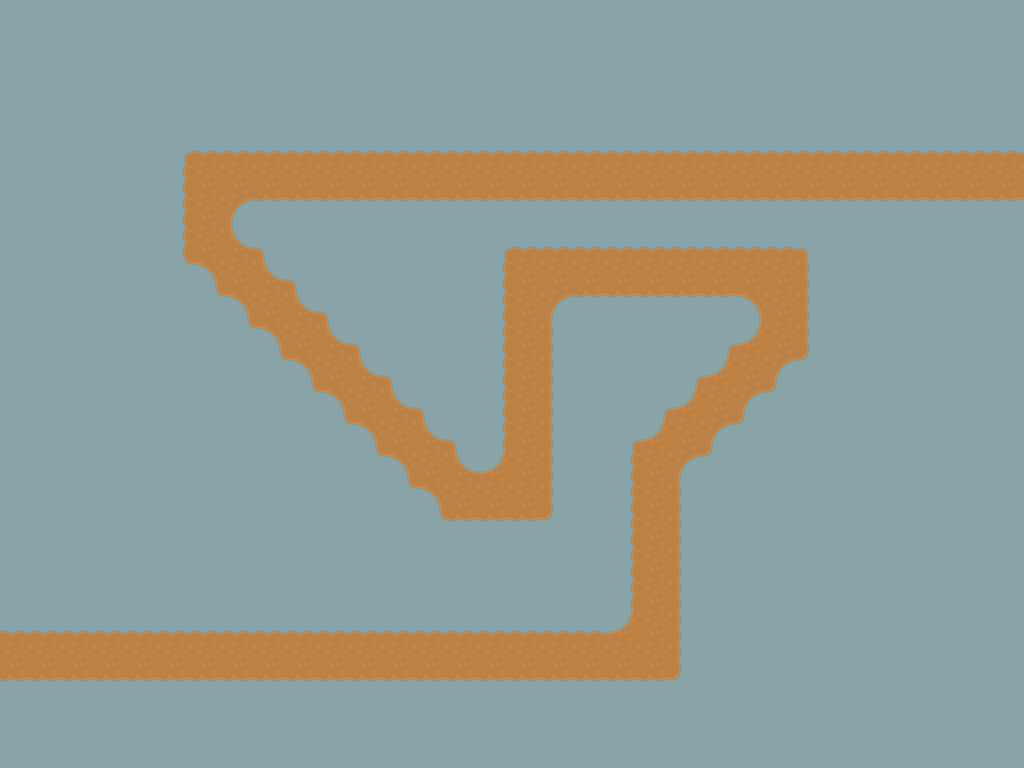

Below is a game level as drawn by its tile map, then a one-line description and the .tmx file that defines it, in full:
An orthogonal 32x24 tile map with 32x32 px tiles, 1 tile layer (Tile Layer 1) and 1 object.

<map version="1.2" tiledversion="1.3.3" orientation="orthogonal" renderorder="right-down" width="32" height="24" tilewidth="32" tileheight="32" infinite="0" nextlayerid="1" nextobjectid="1">
 <tileset firstgid="1" source="sheet2.tsx" />
 <layer id="1" name="Tile Layer 1" width="32" height="24">
  <data encoding="csv">
15,15,15,15,15,15,15,15,15,15,15,15,15,15,15,15,15,15,15,15,15,15,15,15,15,15,15,15,15,15,15,15,
15,15,15,15,15,15,15,15,15,15,15,15,15,15,15,15,15,15,15,15,15,15,15,15,15,15,15,15,15,15,15,15,
15,15,15,15,15,15,15,15,15,15,15,15,15,15,15,15,15,15,15,15,15,15,15,15,15,15,15,15,15,15,15,15,
15,15,15,15,15,15,15,15,15,15,15,15,15,15,15,15,15,15,15,15,15,15,15,15,15,15,15,15,15,15,15,15,
15,15,15,15,15,1,2,2,2,2,2,2,2,2,2,2,2,2,2,2,2,2,2,2,2,2,2,2,2,2,2,2,
15,15,15,15,15,6,7,7,7,7,7,7,7,7,7,7,7,7,7,7,7,7,7,7,7,7,7,7,7,7,7,7,
15,15,15,15,15,6,7,4,12,12,12,12,12,12,12,12,12,12,12,12,12,12,12,12,12,12,12,12,12,12,12,12,
15,15,15,15,15,6,7,9,3,15,15,15,15,15,15,1,2,2,2,2,2,2,2,2,2,3,15,15,15,15,15,15,
15,15,15,15,15,11,5,7,9,3,15,15,15,15,15,6,7,7,7,7,7,7,7,7,7,8,15,15,15,15,15,15,
15,15,15,15,15,15,11,5,7,9,3,15,15,15,15,6,7,4,12,12,12,12,12,5,7,8,15,15,15,15,15,15,
15,15,15,15,15,15,15,11,5,7,9,3,15,15,15,6,7,8,15,15,15,15,1,10,7,8,15,15,15,15,15,15,
15,15,15,15,15,15,15,15,11,5,7,9,3,15,15,6,7,8,15,15,15,1,10,7,4,13,15,15,15,15,15,15,
15,15,15,15,15,15,15,15,15,11,5,7,9,3,15,6,7,8,15,15,1,10,7,4,13,15,15,15,15,15,15,15,
15,15,15,15,15,15,15,15,15,15,11,5,7,9,3,6,7,8,15,1,10,7,4,13,15,15,15,15,15,15,15,15,
15,15,15,15,15,15,15,15,15,15,15,11,5,7,9,10,7,8,15,6,7,4,13,15,15,15,15,15,15,15,15,15,
15,15,15,15,15,15,15,15,15,15,15,15,11,5,7,7,7,8,15,6,7,8,15,15,15,15,15,15,15,15,15,15,
15,15,15,15,15,15,15,15,15,15,15,15,15,11,12,12,12,13,15,6,7,8,15,15,15,15,15,15,15,15,15,15,
15,15,15,15,15,15,15,15,15,15,15,15,15,15,15,15,15,15,15,6,7,8,15,15,15,15,15,15,15,15,15,15,
15,15,15,15,15,15,15,15,15,15,15,15,15,15,15,15,15,15,15,6,7,8,15,15,15,15,15,15,15,15,15,15,
2,2,2,2,2,2,2,2,2,2,2,2,2,2,2,2,2,2,2,10,7,8,15,15,15,15,15,15,15,15,15,15,
7,7,7,7,7,7,7,7,7,7,7,7,7,7,7,7,7,7,7,7,7,8,15,15,15,15,15,15,15,15,15,15,
12,12,12,12,12,12,12,12,12,12,12,12,12,12,12,12,12,12,12,12,12,13,15,15,15,15,15,15,15,15,15,15,
15,15,15,15,15,15,15,15,15,15,15,15,15,15,15,15,15,15,15,15,15,15,15,15,15,15,15,15,15,15,15,15,
15,15,15,15,15,15,15,15,15,15,15,15,15,15,15,15,15,15,15,15,15,15,15,15,15,15,15,15,15,15,15,15
</data>
 </layer>
 <objectgroup id="5" name="polyline">
  <object id="7" x="1064" y="176">
   <polyline points="10.6667,0 -808,-1.33333 -828,1.33333 -842.662,12 -848,25.3333 -852,42.6667 -852,56 -842.662,78.6667 -610.662,310.667 -600,318.667 -588,320 -570.662,320 -558.662,318.667 -552,317.333 -542.662,310.667 -536,302.667 -536,133.333 -533.333,121.333 -526.662,112 -520,104 -506.661,100 -494.661,97.3333 -488,96 -308,97.3333 -301.333,98.6667 -296,105.333 -289.333,114.667 -284,130.667 -281.333,140 -282.661,154.667 -398.661,272 -405.333,280 -408,290.667 -408,301.333 -408,448.667 -414,474 -432.661,482 -1126.67,481.333" />
  </object>
 </objectgroup>
</map>
